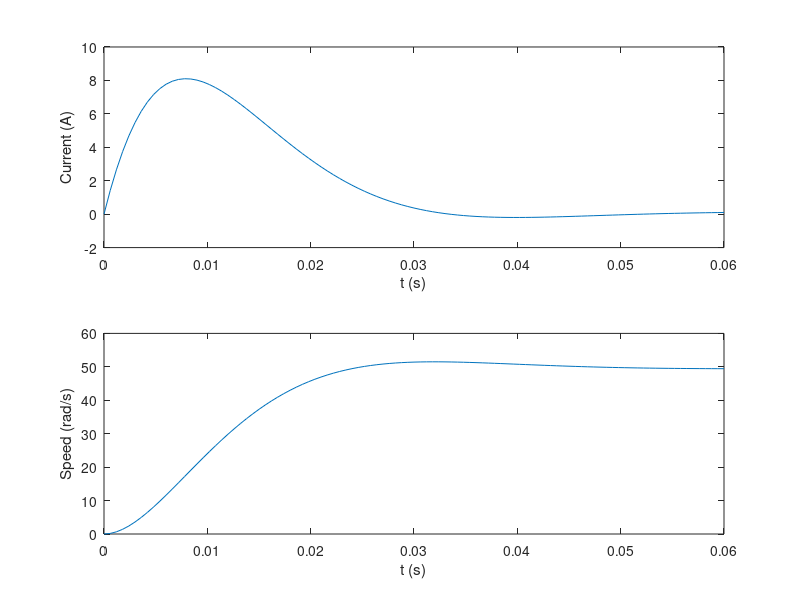

Write the MATLAB code that produced this figure.
Kb = 0.2;
KT = Kb;
cm = 3*10^-4;
Ra = 0.8;
La = 4*10^-3;
Im = 4*10^-4;
N = 3;
IL = 10^-3;
TL = 0.04;
cL = 1.8*10^-3;
V = 20;

I = Im +IL/N^2;
c = cm + cL/N^2;
A = [-Ra/La,-Kb/La;KT/I,-c/I;];
B = [1/La,0;0, -1/(N*I)];
C = [1,0;0,1];
D = [0,0;0,0];
sysmotor = ss(A,B,C,D);

[y, t] = step(sysmotor);
subplot(2,1,1),plot(t,10*y(:,1)),...
xlabel('t (s)'),ylabel('Current (A)')
subplot(2,1,2),plot(t,10*y(:,2)),...
xlabel('t (s)'),ylabel('Speed (rad/s)')

peak_ia = max(10*y(:,1))